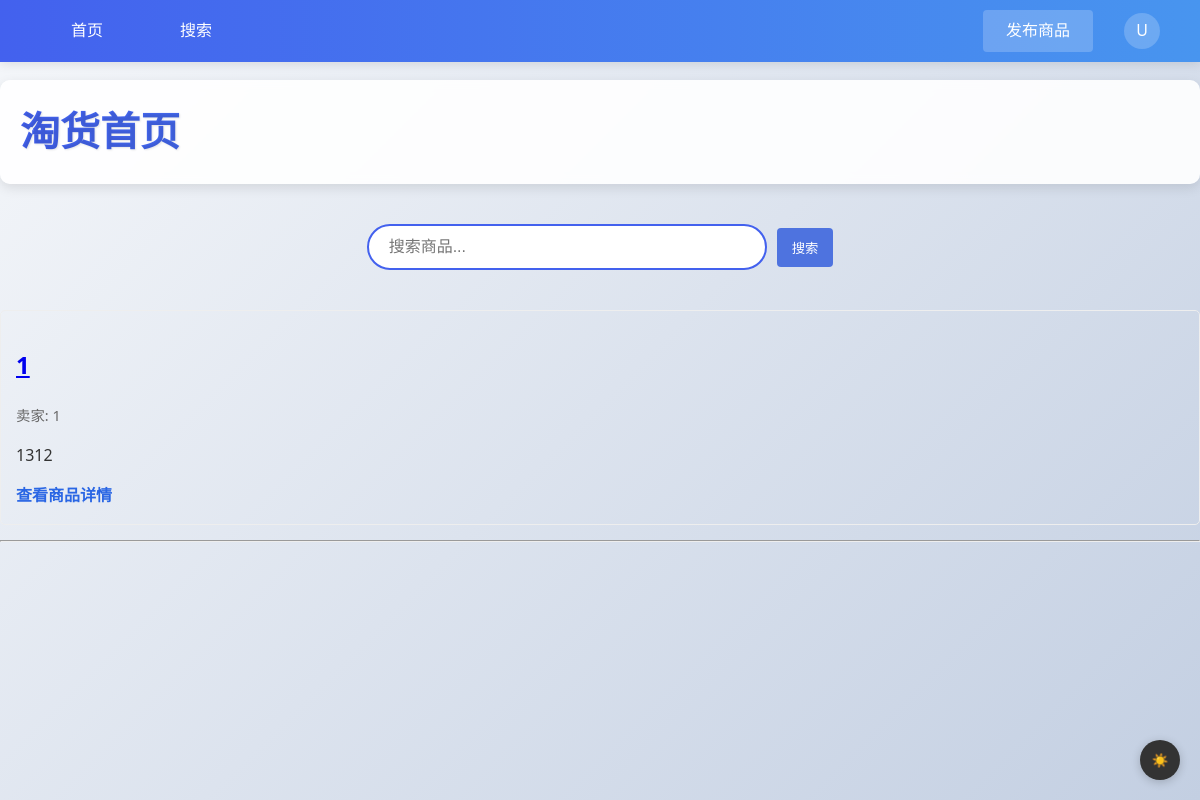
/ (signed in), run on an earlier commit of the app's database.
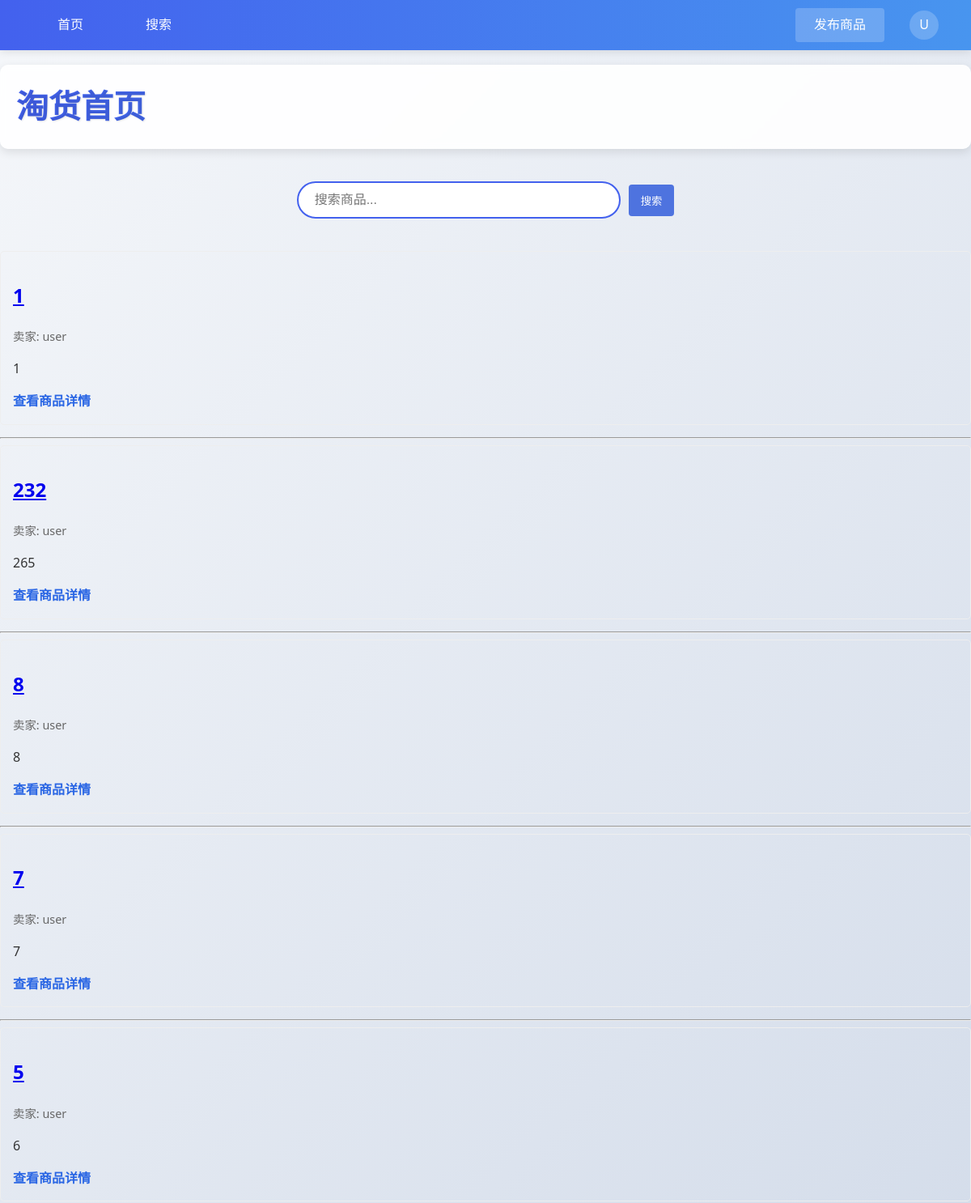
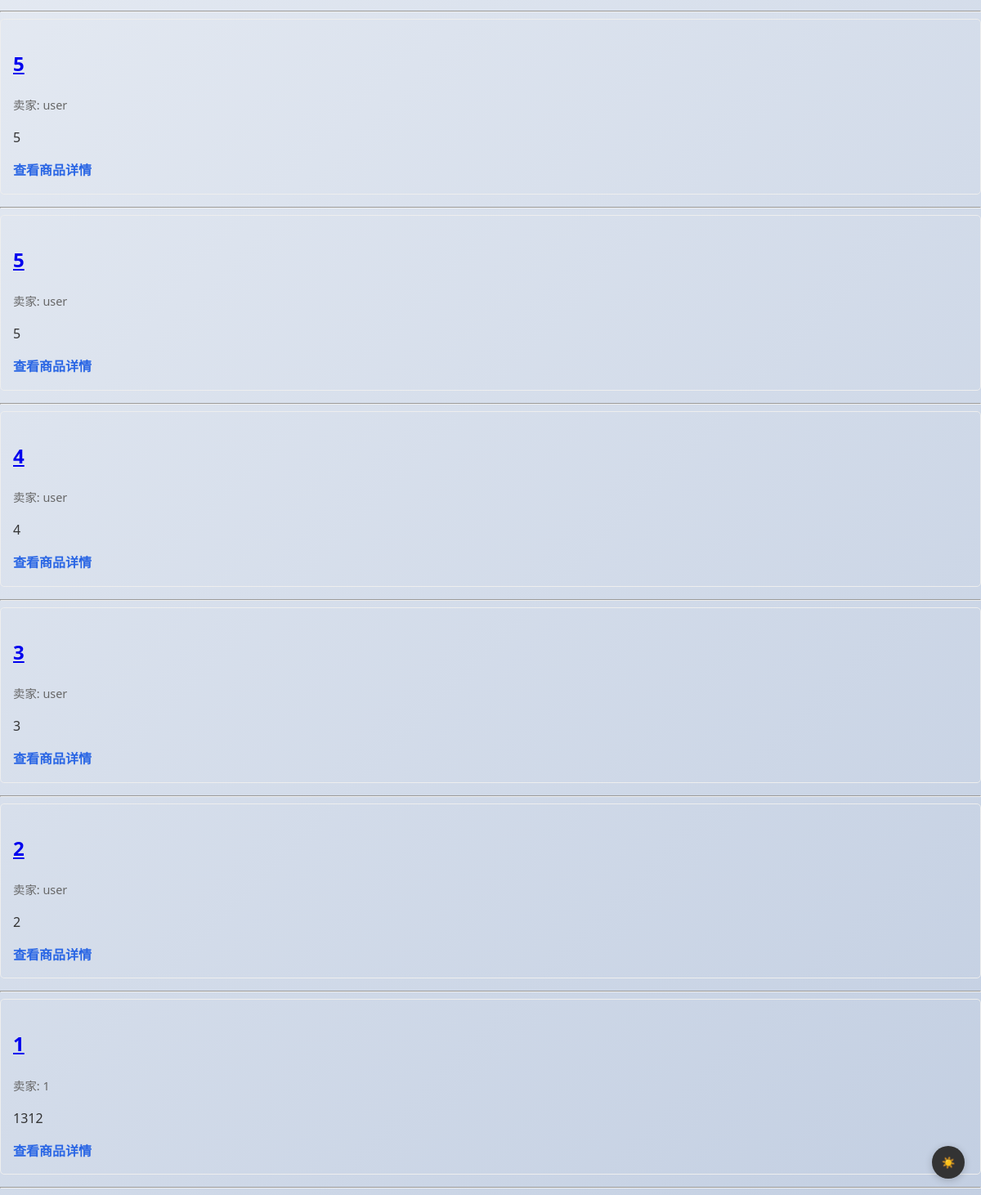
And on a later commit of the database (2 pictures, top to bottom).
### models.py (models this page shows, shortened)
class User(UserMixin, db.Model):
    id = db.Column(db.Integer, primary_key=True)
    username = db.Column(db.String(80), unique=True, nullable=False)
    email = db.Column(db.String(120), unique=True, nullable=False)
    password_hash = db.Column(db.String(128), nullable=False)  # 存储哈希值而非明文
    email_confirmed = db.Column(db.Boolean, default=False)
    avatar = db.Column(db.String(120), nullable=True)
    is_admin = db.Column(db.Boolean, default=False)
    is_active = db.Column(db.Boolean, default=True)  # 用户状态(活跃/封禁)
    last_login = db.Column(db.DateTime)  # 最后登录时间
    @property
    def password(self):
        raise AttributeError('密码不可读')

class Post(db.Model):
    id = db.Column(db.Integer, primary_key=True)
    title = db.Column(db.String(120), nullable=False)
    body = db.Column(db.Text, nullable=False)
    price = db.Column(db.Float, nullable=False)
    status = db.Column(db.String(20), default='available')  # available/sold/reserved
    is_approved = db.Column(db.Boolean, default=False)  # 审核状态
    created_at = db.Column(db.DateTime, default=db.func.current_timestamp())
    views = db.Column(db.Integer, default=0)  # 浏览次数
    author_id = db.Column(db.Integer, db.ForeignKey('user.id'), nullable=False)
    author = db.relationship('User', backref=db.backref('posts', lazy=True))

### app.py (the view)
@app.route('/')
def index():  # 显示首页文章列表
    if current_user.is_authenticated and current_user.is_admin:
        posts = Post.query.order_by(Post.id.desc()).all()
    else:
        posts = Post.query.filter_by(is_approved=True).order_by(Post.id.desc()).all()
    return render_template('index.html', posts=posts)

### app.py (called while the page is built, shortened)
@login_manager.user_loader
def load_user(user_id):  # 加载当前登录用户
    return User.query.get(int(user_id))

@app.before_request
def create_tables():  # 确保数据库表已创建
    global tables_created

### templates/index.html (shortened to what this page needs)
{% extends "base.html" %}
{% block content %}
<div class="title-container">
    <h1 class="artistic-title">淘货首页</h1>
</div>
<form method="get" action="{{ url_for('search') }}" class="search-form">
    <input type="text" name="query" placeholder="搜索商品..." value="{{ request.args.get('query', '') }}" class="search-input">
    <button type="submit" class="search-btn">搜索</button>
</form>
<div class="products-container">
{% for post in posts %}
    <div class="product-card">
        <h2><a href="{{ url_for('view_post', post_id=post.id) }}">{{ post.title }}</a></h2>
        <p class="product-seller">卖家: {{ post.author.username }}</p>
        <p class="product-description">{{ post.body[:100] }}{% if post.body|length > 100 %}...{% endif %}</p>
        <div class="product-actions">
            <a href="{{ url_for('view_post', post_id=post.id) }}" class="view-product">查看商品详情</a>
        </div>
    </div>
    <hr>
{% else %}
    <p class="no-products">暂无商品。</p>
{% endfor %}
</div>
{% endblock %}

### templates/base.html (shortened to what this page needs)
<!DOCTYPE html>
<html lang="zh">
<head>
    <link rel="stylesheet" href="{{ url_for('static', filename='style.css') }}">
</head>
<body>
    <div class="nav-placeholder"></div>
    <nav class="fixed-nav">
        <div class="nav-content">
            <div class="nav-left">
                <a href="{{ url_for('index') }}" class="nav-link">首页</a>
                <a href="{{ url_for('search') }}" class="nav-link">搜索</a>
            </div>
            <div class="nav-right">
                {% if current_user.is_authenticated %}
                    <a href="{{ url_for('new_post') }}" class="nav-button">发布商品</a>
                {% endif %}
                {% if current_user.is_authenticated %}
                    <div class="nav-avatar" onclick="window.location.href='{{ url_for('profile') }}'">
                        <div class="avatar-img">
                            {{ current_user.username[0]|upper }}
                        </div>
                    </div>
                {% endif %}
            </div>
        </div>
    </nav>
    {% block content %}{% endblock %}
    <button class="dark-mode-toggle">
        ☀️
    </button>
</body>
</html>

### static/style.css (style rules this page uses)
:root { --primary: #4361ee; --secondary: #3f37c9; --accent: #4895ef; --dark: #212529; --light: #f8f9fa; --glass: rgba(255, 255, 255, 0.15); }
body { font-family: 'Segoe UI', system-ui, sans-serif; line-height: 1.6; color: var(--dark); background: linear-gradient(135deg, #f5f7fa 0%, #c3cfe2 100%); min-height: 100vh; margin: 0; padding: 0; }
nav { background: linear-gradient(to right, #4361ee, #4895ef); color: white; padding: 1rem 2rem; box-shadow: 0 2px 10px rgba(0, 0, 0, 0.1); display: flex; justify-content: space-between; align-items: center; }
nav a { color: white; text-decoration: none; margin: 0 1rem; transition: all 0.3s; padding: 8px 12px; border-radius: 4px; }
form { background: white; padding: 2rem; border-radius: 12px; box-shadow: 0 4px 20px rgba(0, 0, 0, 0.08); max-width: 500px; margin: 2rem auto; }
input, textarea { width: 100%; padding: 12px; margin: 8px 0; border: 1px solid #ddd; border-radius: 8px; transition: all 0.3s; }

### templates/index.html (style rules this page uses)
.products-container { margin-top: 20px; }
.product-card { padding: 15px; border: 1px solid #eee; border-radius: 5px; margin-bottom: 15px; transition: box-shadow 0.3s ease; }
.product-seller { color: #666; font-size: 0.9em; margin: 5px 0; }
.product-description { color: #333; line-height: 1.5; }
.product-actions { margin-top: 10px; }
.view-product { color: #2a66e4; text-decoration: none; font-weight: bold; }
.title-container { background: rgba(255,255,255,0.9); padding: 20px; border-radius: 10px; box-shadow: 0 4px 12px rgba(0,0,0,0.1); margin: 20px 0; backdrop-filter: blur(5px); }
.artistic-title { font-family: 'Arial', sans-serif; background: linear-gradient(to right, #4361ee, #4895ef); -webkit-background-clip: text; background-clip: text; color: transparent; text-shadow: 1px 1px 2px rgba(0,0,0,0.1); font-size: 2.5em; margin: 0; }
.search-form { display: flex; justify-content: center; align-items: center; background: none; border: none; padding: 0; position: relative; width: fit-content; box-shadow: none; }
.search-input { padding: 12px 20px; width: 400px; border: 2px solid #4361ee; border-radius: 25px; outline: none; font-size: 1em; transition: all 0.3s; background: white; }
.search-btn { display: inline-block; padding: 10px 15px; background-color: #4e73df; color: white; border: none; border-radius: 4px; cursor: pointer; margin-left: 10px; }

What changed in the data, as far as the page shows it:
added Post: title "1", author.username "user", body "1"
added Post: title "232", author.username "user", body "265"
added Post: title "8", author.username "user", body "8"
added Post: title "7", author.username "user", body "7"
added Post: title "5", author.username "user", body "6"
added Post: title "5", author.username "user", body "5"
added Post: title "5", author.username "user", body "5"
added Post: title "4", author.username "user", body "4"
added Post: title "3", author.username "user", body "3"
added Post: title "2", author.username "user", body "2"
